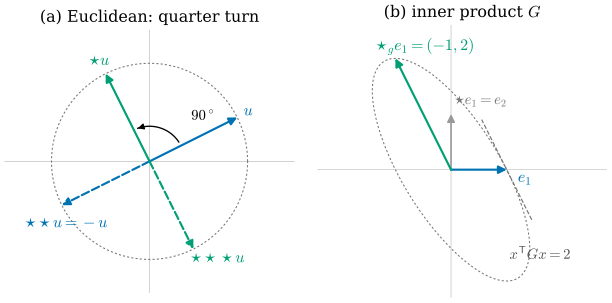

Write the Python code that produced this figure.
"""Figure 34.2.2: the Hodge star on vectors in R^2 (Section 34.2, Example 34.2.7 and Example 34.2.10).

(a) Euclidean inner product, standard orientation: star is the counterclockwise quarter turn. Starting from
    u = b1 = (2, 1): star u = (-1, 2), star star u = -u, star star star u = (1, -2). The dotted circle has
    radius |u| = sqrt 5; each star vector is tangent to it at the previous one.
(b) Inner product g(x, y) = x^T G y with G = [[2, 1], [1, 1]] (det G = 1), same orientation. star_g e1 = (-1, 2):
    g-orthogonal to e1 and of the same g-length sqrt 2. The ellipse is the g-circle {x^T G x = 2} through e1;
    star_g e1 is parallel to its tangent at e1 (dashed). The Euclidean star e1 = e2 is drawn in gray for comparison.
Self-checks: the four Euclidean iterates, g(e1, star_g e1) = 0, |star_g e1|_g = |e1|_g, det[e1, star_g e1] > 0,
and the tangent of the g-circle at e1 is parallel to star_g e1.
"""
import numpy as np

import dgfig

dgfig.setup()
import matplotlib.pyplot as plt  # noqa: E402
from matplotlib.patches import FancyArrowPatch  # noqa: E402

C = dgfig.COLORS
J = np.array([[0.0, -1.0], [1.0, 0.0]])          # Euclidean star on R^2 (counterclockwise quarter turn)
u = np.array([2.0, 1.0])
its = [u, J @ u, J @ J @ u, J @ J @ J @ u]
assert np.allclose(its[1], [-1, 2]) and np.allclose(its[2], -u) and np.allclose(its[3], [1, -2])

G = np.array([[2.0, 1.0], [1.0, 1.0]])
e1, e2 = np.eye(2)
sg = np.array([-1.0, 2.0])                         # star_g e1
assert abs(e1 @ G @ sg) < 1e-12 and abs(sg @ G @ sg - e1 @ G @ e1) < 1e-12 and e1[0] * sg[1] - e1[1] * sg[0] > 0
# tangent of {x^T G x = 2} at e1 is the direction d with e1^T G d = 0
tangent = np.array([-(G[0, 1]), G[0, 0]])
assert abs(tangent[0] * sg[1] - tangent[1] * sg[0]) < 1e-12


def arrow(ax, base, vec, color, ls="-", lw=1.6, zorder=5):
    ax.add_patch(FancyArrowPatch(tuple(base), tuple(np.asarray(base) + vec), arrowstyle="-|>", mutation_scale=12,
                                 color=color, lw=lw, ls=ls, shrinkA=0, shrinkB=0, zorder=zorder))


fig, (axA, axB) = plt.subplots(1, 2, figsize=(6.4, 3.3))
o = np.zeros(2)

t = np.linspace(0, 2 * np.pi, 300)
r = np.linalg.norm(u)
axA.plot(r * np.cos(t), r * np.sin(t), color=C["aux"], lw=0.8, ls=(0, (2, 2)))
styles = [(C["tangent"], "-"), (C["third"], "-"), (C["tangent"], "--"), (C["third"], "--")]
labels = [r"$u$", r"$\star u$", r"$\star\star u = -u$", r"$\star\star\star u$"]
offs = [(0.25, 0.15), (-0.15, 0.3), (0.1, -0.4), (0.55, -0.2)]
for vec, (col, ls), lab, off in zip(its, styles, labels, offs):
    arrow(axA, o, vec, col, ls=ls)
    axA.text(vec[0] + off[0], vec[1] + off[1], lab, color=col, fontsize=12, ha="center", va="center")
# quarter-turn arc from u to star u
a0 = np.arctan2(u[1], u[0])
ts = np.linspace(a0 + 0.12, a0 + np.pi / 2 - 0.12, 40)
arc = 0.8 * np.stack([np.cos(ts), np.sin(ts)], 1)
axA.plot(*arc.T, color=C["main"], lw=1.0)
axA.add_patch(FancyArrowPatch(tuple(arc[-4]), tuple(arc[-1]), arrowstyle="-|>", mutation_scale=9,
                              color=C["main"], lw=1.0, shrinkA=0, shrinkB=0))
axA.text(0.95, 0.95, r"$90^\circ$", fontsize=11)
dgfig.schematic_axes(axA, xlim=(-3.3, 3.3), ylim=(-3.0, 3.0))
axA.axhline(0, color="#BBBBBB", lw=0.5, zorder=0)
axA.axvline(0, color="#BBBBBB", lw=0.5, zorder=0)
axA.set_title("(a) Euclidean: quarter turn", fontsize=12)

# (b) g-circle x^T G x = 2: parametrize with G^{-1/2}
w_, V_ = np.linalg.eigh(G)
Ginvhalf = V_ @ np.diag(1 / np.sqrt(w_)) @ V_.T
ell = (np.sqrt(2) * Ginvhalf @ np.stack([np.cos(t), np.sin(t)])).T
assert np.allclose(np.einsum("ij,jk,ik->i", ell, G, ell), 2.0)
axB.plot(*ell.T, color=C["aux"], lw=0.8, ls=(0, (2, 2)))
axB.plot([1 - 0.9 * tangent[0] / 2, 1 + 0.9 * tangent[0] / 2], [-0.9 * tangent[1] / 2, 0.9 * tangent[1] / 2],
         color=C["aux"], lw=0.9, ls="--")
arrow(axB, o, e1, C["tangent"])
arrow(axB, o, sg, C["third"])
arrow(axB, o, e2, "#999999", lw=1.2, zorder=4)
axB.text(1.2, -0.22, r"$e_1$", color=C["tangent"], fontsize=12)
axB.text(-1.35, 2.15, r"$\star_g e_1 = (-1,2)$", color=C["third"], fontsize=12)
axB.text(0.06, 1.18, r"$\star e_1 = e_2$", color="#777777", fontsize=11)
axB.text(1.05, -1.6, r"$x^{\mathsf{T}}Gx = 2$", color="#555555", fontsize=11)
dgfig.schematic_axes(axB, xlim=(-2.4, 2.8), ylim=(-2.3, 2.6))
axB.axhline(0, color="#BBBBBB", lw=0.5, zorder=0)
axB.axvline(0, color="#BBBBBB", lw=0.5, zorder=0)
axB.set_title(r"(b) inner product $G$", fontsize=12)

fig.subplots_adjust(left=0.01, right=0.99, bottom=0.01, top=0.9, wspace=0.08)
dgfig.save(fig, __file__)
